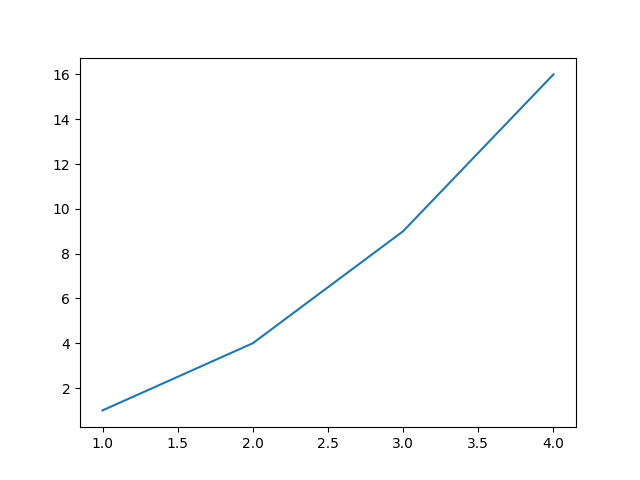

Generate this figure with Python:
import matplotlib.pyplot as plt
plt.plot([1,2,3,4],[1,4,9,16])
plt.show()
